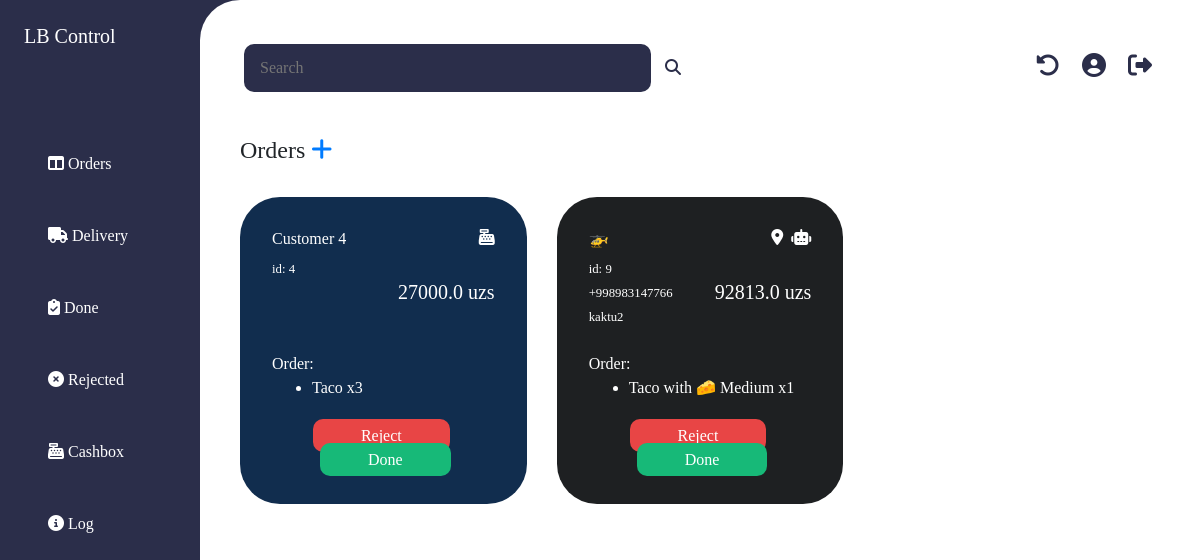
Page /dashboard/pending (signed in) on the earlier database version.
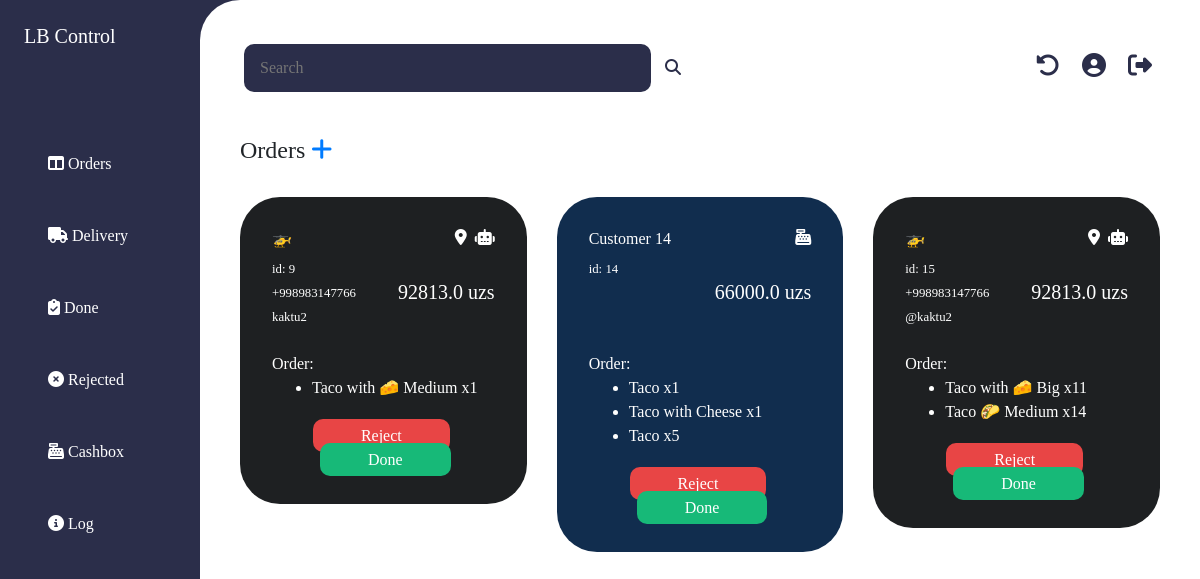
Same page on the later database version.
### bot/models.py (models this page shows, shortened)
class Order(models.Model):
	customer_id = models.IntegerField(default = 0)
	customer_username = models.CharField(max_length = 100)
	customer_phone = models.CharField(max_length = 30)
	customer_location = models.CharField(max_length = 40)
	customer_name = models.CharField(max_length = 100)
	order = models.JSONField(default = list)
	source = models.CharField(max_length = 10, default = 'cash-register')
	price = models.FloatField(max_length = 30)
	status = models.CharField(max_length = 10, default = 'pending')
	date = models.DateTimeField()

### interface/views.py (the view)
# urls.py: path('dashboard/<str:status>', views.dashboard, name = 'dashboard'),
@login_required
def dashboard(request, status):
	orders = Order.objects.filter(status = status)
	return render(request, 'dashboard.html', {'orders': orders})

### interface/templatetags/order-filters.py (called while the page is built)
@register.filter
def parser(item):
	try:
		return json.loads(item)
	except Exception as e:
		pass

### interface/templates/dashboard.html (shortened to what this page needs)
<!DOCTYPE html>
<html lang="en">
<head>
	{% load static %}
	<link rel="stylesheet" href="{% static 'style.css' %}">
	<link rel="stylesheet" href="https://stackpath.bootstrapcdn.com/bootstrap/4.4.1/css/bootstrap.min.css">
	{% load order-filters %}
</head>
<body>
	<div class="container-fluid">
		<div class="row">
			<div class="col-md-2 p-0 m-0">
				<div class="sidebar">
					<h5 style="color: white;">LB Control</h5>
					<ul class="sidebar-menu">
						<li><a href="{% url 'dashboard' 'pending' %}" class="sidebar-menu-item active"><span class="fas fa-columns"></span> Orders</a></li>
						<li><a href="{% url 'dashboard' 'delivery' %}" class="sidebar-menu-item"><span class="fas fa-truck"></span> Delivery</a></li>
						<li><a href="{% url 'dashboard' 'done' %}" class="sidebar-menu-item"><span class="fas fa-clipboard-check"></span> Done</a></li>
						<li><a href="{% url 'dashboard' 'reject' %}" class="sidebar-menu-item"><span class="fas fa-times-circle"></span> Rejected</a></li>
						<li><a href="{% url 'cashbox' %}" class="sidebar-menu-item"><span class="fas fa-cash-register"></span> Cashbox</a></li>
						<li><a href="" class="sidebar-menu-item"><span class="fas fa-info-circle"></span> Log</a></li>
					</ul>
				</div>
			</div>
			<div class="col-md-10 p-0">
				<div class="content">
					<div class="status-bar">
						<form class="search-form">
							<input type="text" placeholder="Search">
							<button type="submit"><span class="fas fa-search"></span></button>
						</form>
						<div class="user-info text-right">
							<a href="{% url 'dashboard' 'pending' %}"><span class="fas fa-undo-alt"></span></a>
							<a href=""><span class="fas fa-user-circle"></span></a>
							<a href=""><span class="fas fa-sign-out-alt"></span></a>
						</div>
					</div>
					{% block main %}
						<h4>Orders <a href="{% url 'add' %}"><span class="fas fa-plus"></span></a></h4>
						<div class="row mt-3">
							{% if orders %}
							{% for order in orders %}
								<div class="col-md-4 mt-3">
									<div class="order-card order-card-{{order.source}}">
										<h6>
											{{order.customer_name}}
											{% if 'robot' in order.source %}
											<span style="float: right;" class="fas fa-{{order.source}}"></span>
											<a><span style="float: right;" class="fas fa-map-marker-alt">&ensp;</span></a>
											{% else %}
											<span style="float: right;" class="fas fa-{{order.source}}"></span>
											{% endif %}
										</h6>
										<small>id: {{order.id}}</small><br>
										<small>{{order.customer_phone}} <h5 style="float: right;">{{order.price}} uzs</h5></small><br>
										<small>{{order.customer_username}}</small><br><br>
										<p class="m-0">Order:</p>
										<ul>
											{% for item in order.order|parser %}
												<li>{{item}}</li>
											{% endfor %}
										</ul>
										{% if 'done' in order.status %}
											<div class="order-card-footer text-center mt-4">
												Order Done
											</div>
										{% elif 'reject' in order.status %}
											<div class="order-card-footer text-center mt-4">
												Order Rejected
											</div>
										{% else %}
											<div class="order-card-footer text-center mt-4">
												<a href="{% url 'orderValidation' order.id 'reject' %}" class="order-card-reject-button">Reject</a>
												<a href="{% url 'orderValidation' order.id 'done' %}" class="order-card-done-button">Done</a>
											</div>
										{% endif %}
									</div>
								</div>
							{% endfor %}
							{% else %}
								<div class="col-md-12">No orders</div>
							{% endif %}
						</div>
					{% endblock %}
				</div>
			</div>
		</div>
	</div>
</body>
</html>

Differences in the rows shown:
no longer on this page (row edited): Order: customer_name "Customer 4", id "4", price "27000.0", order "Taco x3", status "Reject", source "cash-register" (drawn)
added Order: customer_name "Customer 14", id "14", price "66000.0", order "Taco x1" "Taco with Cheese x1" "Taco x5", status "Reject", source "cash-register" (drawn)
added Order: customer_name "🚁", id "15", customer_phone "+998983147766", price "92813.0", customer_username "@kaktu2", order "Taco with 🧀 Big x11" "Taco 🌮 Medium x14", status "Reject", source "robot" (drawn)
